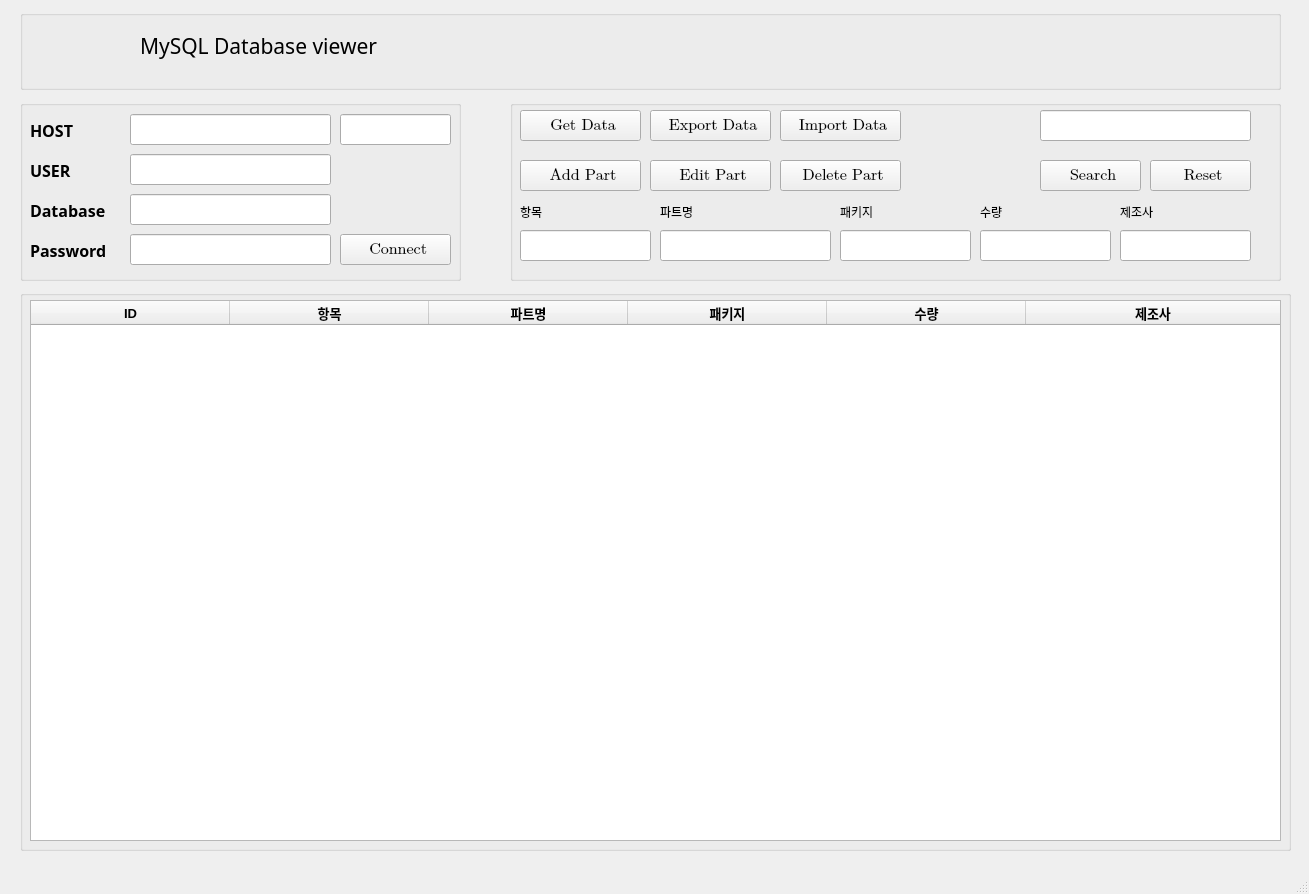
<?xml version="1.0" encoding="UTF-8"?>
<ui version="4.0">
 <class>MainWindow</class>
 <widget class="QMainWindow" name="MainWindow">
  <property name="geometry">
   <rect>
    <x>0</x>
    <y>0</y>
    <width>1309</width>
    <height>894</height>
   </rect>
  </property>
  <property name="windowTitle">
   <string>MySQL Database Viewer</string>
  </property>
  <property name="windowIcon">
   <iconset>
    <normaloff>:/icon/text2img.ico</normaloff>:/icon/text2img.ico</iconset>
  </property>
  <widget class="QWidget" name="centralwidget">
   <property name="font">
    <font>
     <family>Arial Black</family>
    </font>
   </property>
   <widget class="QGroupBox" name="groupBox">
    <property name="geometry">
     <rect>
      <x>20</x>
      <y>10</y>
      <width>1261</width>
      <height>80</height>
     </rect>
    </property>
    <property name="font">
     <font>
      <family>Arial</family>
     </font>
    </property>
    <property name="title">
     <string/>
    </property>
    <widget class="QLabel" name="label_2">
     <property name="geometry">
      <rect>
       <x>40</x>
       <y>10</y>
       <width>61</width>
       <height>61</height>
      </rect>
     </property>
     <property name="text">
      <string/>
     </property>
     <property name="pixmap">
      <pixmap resource="resource.qrc">:/icon/icon/cloud-sql3-14659761.png</pixmap>
     </property>
     <property name="scaledContents">
      <bool>true</bool>
     </property>
    </widget>
    <widget class="QLabel" name="label">
     <property name="geometry">
      <rect>
       <x>120</x>
       <y>10</y>
       <width>281</width>
       <height>51</height>
      </rect>
     </property>
     <property name="font">
      <font>
       <family>Cascadia Code</family>
       <pointsize>16</pointsize>
      </font>
     </property>
     <property name="text">
      <string>MySQL Database viewer</string>
     </property>
    </widget>
   </widget>
   <widget class="QGroupBox" name="groupBox_2">
    <property name="geometry">
     <rect>
      <x>20</x>
      <y>290</y>
      <width>1271</width>
      <height>561</height>
     </rect>
    </property>
    <property name="title">
     <string/>
    </property>
    <widget class="QTableWidget" name="tableWidget">
     <property name="geometry">
      <rect>
       <x>10</x>
       <y>10</y>
       <width>1251</width>
       <height>541</height>
      </rect>
     </property>
     <property name="font">
      <font>
       <family>Arial</family>
       <pointsize>10</pointsize>
       <weight>75</weight>
       <bold>true</bold>
      </font>
     </property>
     <attribute name="horizontalHeaderVisible">
      <bool>true</bool>
     </attribute>
     <attribute name="horizontalHeaderDefaultSectionSize">
      <number>199</number>
     </attribute>
     <attribute name="horizontalHeaderMinimumSectionSize">
      <number>10</number>
     </attribute>
     <attribute name="horizontalHeaderStretchLastSection">
      <bool>true</bool>
     </attribute>
     <attribute name="verticalHeaderDefaultSectionSize">
      <number>10</number>
     </attribute>
     <column>
      <property name="text">
       <string>ID</string>
      </property>
     </column>
     <column>
      <property name="text">
       <string>항목</string>
      </property>
     </column>
     <column>
      <property name="text">
       <string>파트명</string>
      </property>
     </column>
     <column>
      <property name="text">
       <string>패키지</string>
      </property>
     </column>
     <column>
      <property name="text">
       <string>수량</string>
      </property>
     </column>
     <column>
      <property name="text">
       <string>제조사</string>
      </property>
     </column>
    </widget>
   </widget>
   <widget class="QGroupBox" name="groupBox_3">
    <property name="geometry">
     <rect>
      <x>510</x>
      <y>100</y>
      <width>771</width>
      <height>181</height>
     </rect>
    </property>
    <property name="title">
     <string/>
    </property>
    <widget class="QPushButton" name="pushButton_getdata">
     <property name="geometry">
      <rect>
       <x>10</x>
       <y>10</y>
       <width>121</width>
       <height>31</height>
      </rect>
     </property>
     <property name="font">
      <font>
       <family>Cambria Math</family>
       <pointsize>12</pointsize>
      </font>
     </property>
     <property name="text">
      <string> Get Data</string>
     </property>
     <property name="icon">
      <iconset resource="resource.qrc">
       <normaloff>:/icon/icon/icons8-download-48.png</normaloff>:/icon/icon/icons8-download-48.png</iconset>
     </property>
    </widget>
    <widget class="QPushButton" name="pushButton_exportdata">
     <property name="geometry">
      <rect>
       <x>140</x>
       <y>10</y>
       <width>121</width>
       <height>31</height>
      </rect>
     </property>
     <property name="font">
      <font>
       <family>Cambria Math</family>
       <pointsize>12</pointsize>
      </font>
     </property>
     <property name="text">
      <string> Export Data</string>
     </property>
     <property name="icon">
      <iconset resource="resource.qrc">
       <normaloff>:/icon/icon/icons8-export-32.png</normaloff>:/icon/icon/icons8-export-32.png</iconset>
     </property>
    </widget>
    <widget class="QPushButton" name="pushButton_importdata">
     <property name="geometry">
      <rect>
       <x>270</x>
       <y>10</y>
       <width>121</width>
       <height>31</height>
      </rect>
     </property>
     <property name="font">
      <font>
       <family>Cambria Math</family>
       <pointsize>12</pointsize>
      </font>
     </property>
     <property name="text">
      <string> Import Data</string>
     </property>
     <property name="icon">
      <iconset resource="resource.qrc">
       <normaloff>:/icon/icon/import.png</normaloff>:/icon/icon/import.png</iconset>
     </property>
    </widget>
    <widget class="QLineEdit" name="lineEdit_search">
     <property name="geometry">
      <rect>
       <x>530</x>
       <y>10</y>
       <width>211</width>
       <height>31</height>
      </rect>
     </property>
    </widget>
    <widget class="QPushButton" name="pushButton_addpart">
     <property name="geometry">
      <rect>
       <x>10</x>
       <y>60</y>
       <width>121</width>
       <height>31</height>
      </rect>
     </property>
     <property name="font">
      <font>
       <family>Cambria Math</family>
       <pointsize>12</pointsize>
      </font>
     </property>
     <property name="text">
      <string> Add Part</string>
     </property>
     <property name="icon">
      <iconset resource="resource.qrc">
       <normaloff>:/icon/icon/plus-button-4885419.png</normaloff>:/icon/icon/plus-button-4885419.png</iconset>
     </property>
    </widget>
    <widget class="QPushButton" name="pushButton_editpart">
     <property name="geometry">
      <rect>
       <x>140</x>
       <y>60</y>
       <width>121</width>
       <height>31</height>
      </rect>
     </property>
     <property name="font">
      <font>
       <family>Cambria Math</family>
       <pointsize>12</pointsize>
      </font>
     </property>
     <property name="text">
      <string> Edit Part</string>
     </property>
     <property name="icon">
      <iconset resource="resource.qrc">
       <normaloff>:/icon/icon/edit-button-84380.png</normaloff>:/icon/icon/edit-button-84380.png</iconset>
     </property>
    </widget>
    <widget class="QLabel" name="label_7">
     <property name="geometry">
      <rect>
       <x>10</x>
       <y>102</y>
       <width>56</width>
       <height>20</height>
      </rect>
     </property>
     <property name="text">
      <string>항목</string>
     </property>
    </widget>
    <widget class="QLabel" name="label_8">
     <property name="geometry">
      <rect>
       <x>150</x>
       <y>102</y>
       <width>56</width>
       <height>20</height>
      </rect>
     </property>
     <property name="text">
      <string>파트명</string>
     </property>
    </widget>
    <widget class="QLabel" name="label_9">
     <property name="geometry">
      <rect>
       <x>330</x>
       <y>102</y>
       <width>56</width>
       <height>20</height>
      </rect>
     </property>
     <property name="text">
      <string>패키지</string>
     </property>
    </widget>
    <widget class="QLabel" name="label_10">
     <property name="geometry">
      <rect>
       <x>470</x>
       <y>102</y>
       <width>56</width>
       <height>20</height>
      </rect>
     </property>
     <property name="text">
      <string>수량</string>
     </property>
    </widget>
    <widget class="QLabel" name="label_11">
     <property name="geometry">
      <rect>
       <x>610</x>
       <y>102</y>
       <width>56</width>
       <height>20</height>
      </rect>
     </property>
     <property name="text">
      <string>제조사</string>
     </property>
    </widget>
    <widget class="QLineEdit" name="lineEdit_item">
     <property name="geometry">
      <rect>
       <x>10</x>
       <y>130</y>
       <width>131</width>
       <height>31</height>
      </rect>
     </property>
    </widget>
    <widget class="QLineEdit" name="lineEdit_partName">
     <property name="geometry">
      <rect>
       <x>150</x>
       <y>130</y>
       <width>171</width>
       <height>31</height>
      </rect>
     </property>
     <property name="text">
      <string/>
     </property>
    </widget>
    <widget class="QLineEdit" name="lineEdit_package">
     <property name="geometry">
      <rect>
       <x>330</x>
       <y>130</y>
       <width>131</width>
       <height>31</height>
      </rect>
     </property>
    </widget>
    <widget class="QLineEdit" name="lineEdit_qty">
     <property name="geometry">
      <rect>
       <x>470</x>
       <y>130</y>
       <width>131</width>
       <height>31</height>
      </rect>
     </property>
    </widget>
    <widget class="QLineEdit" name="lineEdit_vendor">
     <property name="geometry">
      <rect>
       <x>610</x>
       <y>130</y>
       <width>131</width>
       <height>31</height>
      </rect>
     </property>
    </widget>
    <widget class="QPushButton" name="pushButton_deletepart">
     <property name="geometry">
      <rect>
       <x>270</x>
       <y>60</y>
       <width>121</width>
       <height>31</height>
      </rect>
     </property>
     <property name="font">
      <font>
       <family>Cambria Math</family>
       <pointsize>12</pointsize>
      </font>
     </property>
     <property name="text">
      <string> Delete Part</string>
     </property>
     <property name="icon">
      <iconset resource="resource.qrc">
       <normaloff>:/icon/icon/delete-2550213.png</normaloff>:/icon/icon/delete-2550213.png</iconset>
     </property>
    </widget>
    <widget class="QPushButton" name="pushButton_search">
     <property name="geometry">
      <rect>
       <x>530</x>
       <y>60</y>
       <width>101</width>
       <height>31</height>
      </rect>
     </property>
     <property name="font">
      <font>
       <family>Cambria Math</family>
       <pointsize>12</pointsize>
      </font>
     </property>
     <property name="text">
      <string> Search</string>
     </property>
     <property name="icon">
      <iconset resource="resource.qrc">
       <normaloff>:/icon/icon/magnifying-glass-4426017.png</normaloff>:/icon/icon/magnifying-glass-4426017.png</iconset>
     </property>
    </widget>
    <widget class="QPushButton" name="pushButton_reset">
     <property name="geometry">
      <rect>
       <x>640</x>
       <y>60</y>
       <width>101</width>
       <height>31</height>
      </rect>
     </property>
     <property name="font">
      <font>
       <family>Cambria Math</family>
       <pointsize>12</pointsize>
      </font>
     </property>
     <property name="text">
      <string> Reset</string>
     </property>
     <property name="icon">
      <iconset resource="resource.qrc">
       <normaloff>:/icon/icon/reset.png</normaloff>:/icon/icon/reset.png</iconset>
     </property>
    </widget>
   </widget>
   <widget class="QGroupBox" name="groupBox_4">
    <property name="geometry">
     <rect>
      <x>20</x>
      <y>100</y>
      <width>441</width>
      <height>181</height>
     </rect>
    </property>
    <property name="title">
     <string/>
    </property>
    <widget class="QLineEdit" name="lineEdit_host">
     <property name="geometry">
      <rect>
       <x>110</x>
       <y>14</y>
       <width>201</width>
       <height>31</height>
      </rect>
     </property>
     <property name="text">
      <string/>
     </property>
    </widget>
    <widget class="QLabel" name="label_5">
     <property name="geometry">
      <rect>
       <x>10</x>
       <y>140</y>
       <width>91</width>
       <height>20</height>
      </rect>
     </property>
     <property name="font">
      <font>
       <family>LG Smart UI Bold</family>
       <pointsize>12</pointsize>
       <weight>75</weight>
       <bold>true</bold>
      </font>
     </property>
     <property name="text">
      <string>Password</string>
     </property>
    </widget>
    <widget class="QLabel" name="label_6">
     <property name="geometry">
      <rect>
       <x>10</x>
       <y>100</y>
       <width>91</width>
       <height>20</height>
      </rect>
     </property>
     <property name="font">
      <font>
       <family>LG Smart UI Bold</family>
       <pointsize>12</pointsize>
       <weight>75</weight>
       <bold>true</bold>
      </font>
     </property>
     <property name="text">
      <string>Database</string>
     </property>
    </widget>
    <widget class="QLineEdit" name="lineEdit_user">
     <property name="geometry">
      <rect>
       <x>110</x>
       <y>54</y>
       <width>201</width>
       <height>31</height>
      </rect>
     </property>
     <property name="text">
      <string/>
     </property>
    </widget>
    <widget class="QLabel" name="label_4">
     <property name="geometry">
      <rect>
       <x>10</x>
       <y>60</y>
       <width>81</width>
       <height>20</height>
      </rect>
     </property>
     <property name="font">
      <font>
       <family>LG Smart UI Bold</family>
       <pointsize>12</pointsize>
       <weight>75</weight>
       <bold>true</bold>
      </font>
     </property>
     <property name="text">
      <string>USER</string>
     </property>
    </widget>
    <widget class="QLabel" name="label_3">
     <property name="geometry">
      <rect>
       <x>10</x>
       <y>20</y>
       <width>81</width>
       <height>20</height>
      </rect>
     </property>
     <property name="font">
      <font>
       <family>LG Smart UI Bold</family>
       <pointsize>12</pointsize>
       <weight>75</weight>
       <bold>true</bold>
      </font>
     </property>
     <property name="text">
      <string>HOST</string>
     </property>
    </widget>
    <widget class="QLineEdit" name="lineEdit_db">
     <property name="geometry">
      <rect>
       <x>110</x>
       <y>94</y>
       <width>201</width>
       <height>31</height>
      </rect>
     </property>
     <property name="text">
      <string/>
     </property>
    </widget>
    <widget class="QLineEdit" name="lineEdit_pw">
     <property name="geometry">
      <rect>
       <x>110</x>
       <y>134</y>
       <width>201</width>
       <height>31</height>
      </rect>
     </property>
     <property name="text">
      <string/>
     </property>
     <property name="echoMode">
      <enum>QLineEdit::Password</enum>
     </property>
    </widget>
    <widget class="QPushButton" name="pushButton_connect">
     <property name="geometry">
      <rect>
       <x>320</x>
       <y>134</y>
       <width>111</width>
       <height>31</height>
      </rect>
     </property>
     <property name="font">
      <font>
       <family>Cambria Math</family>
       <pointsize>12</pointsize>
      </font>
     </property>
     <property name="text">
      <string> Connect</string>
     </property>
     <property name="icon">
      <iconset resource="resource.qrc">
       <normaloff>:/icon/icon/network-connection-9261035.png</normaloff>:/icon/icon/network-connection-9261035.png</iconset>
     </property>
    </widget>
    <widget class="QLineEdit" name="lineEdit_port">
     <property name="geometry">
      <rect>
       <x>320</x>
       <y>14</y>
       <width>111</width>
       <height>31</height>
      </rect>
     </property>
     <property name="text">
      <string/>
     </property>
    </widget>
   </widget>
  </widget>
  <widget class="QMenuBar" name="menubar">
   <property name="geometry">
    <rect>
     <x>0</x>
     <y>0</y>
     <width>1309</width>
     <height>21</height>
    </rect>
   </property>
  </widget>
  <widget class="QStatusBar" name="statusbar"/>
 </widget>
 <resources>
  <include location="resource.qrc"/>
 </resources>
 <connections/>
</ui>
